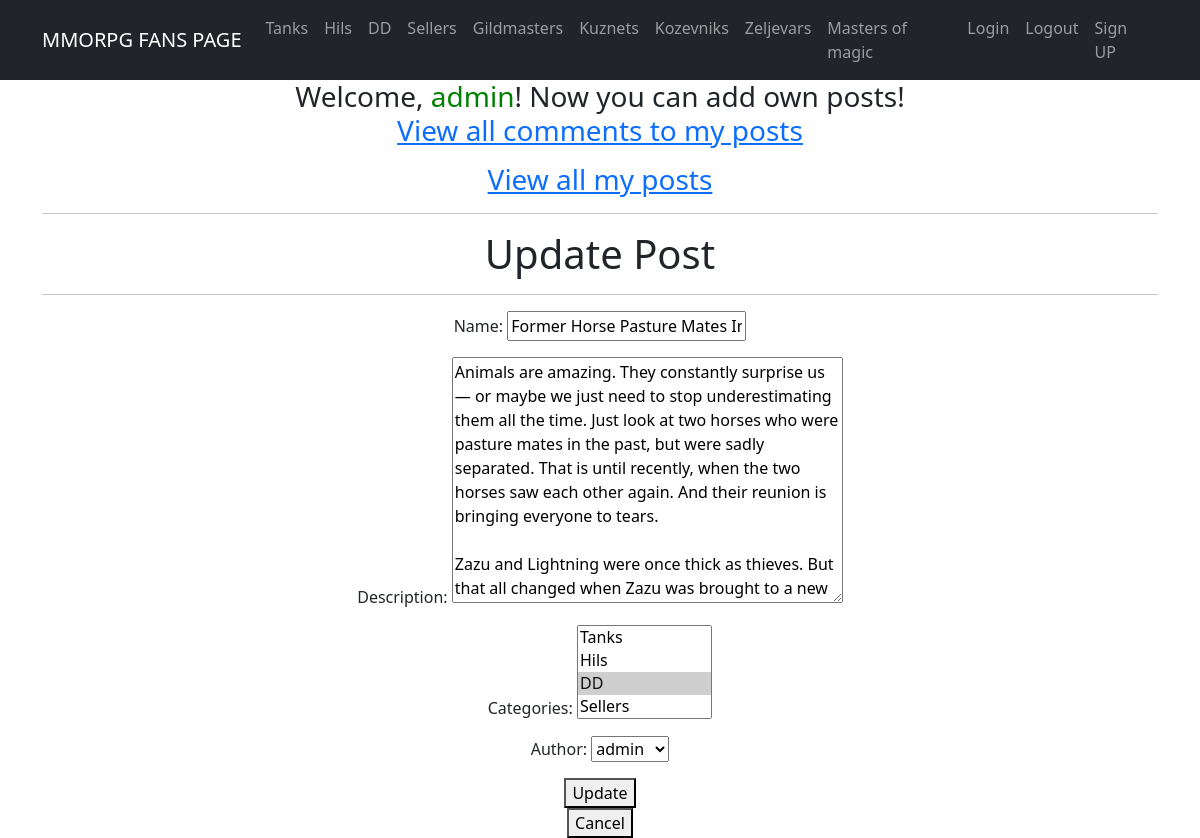
The app's page /posts/6/update (signed in), older data.
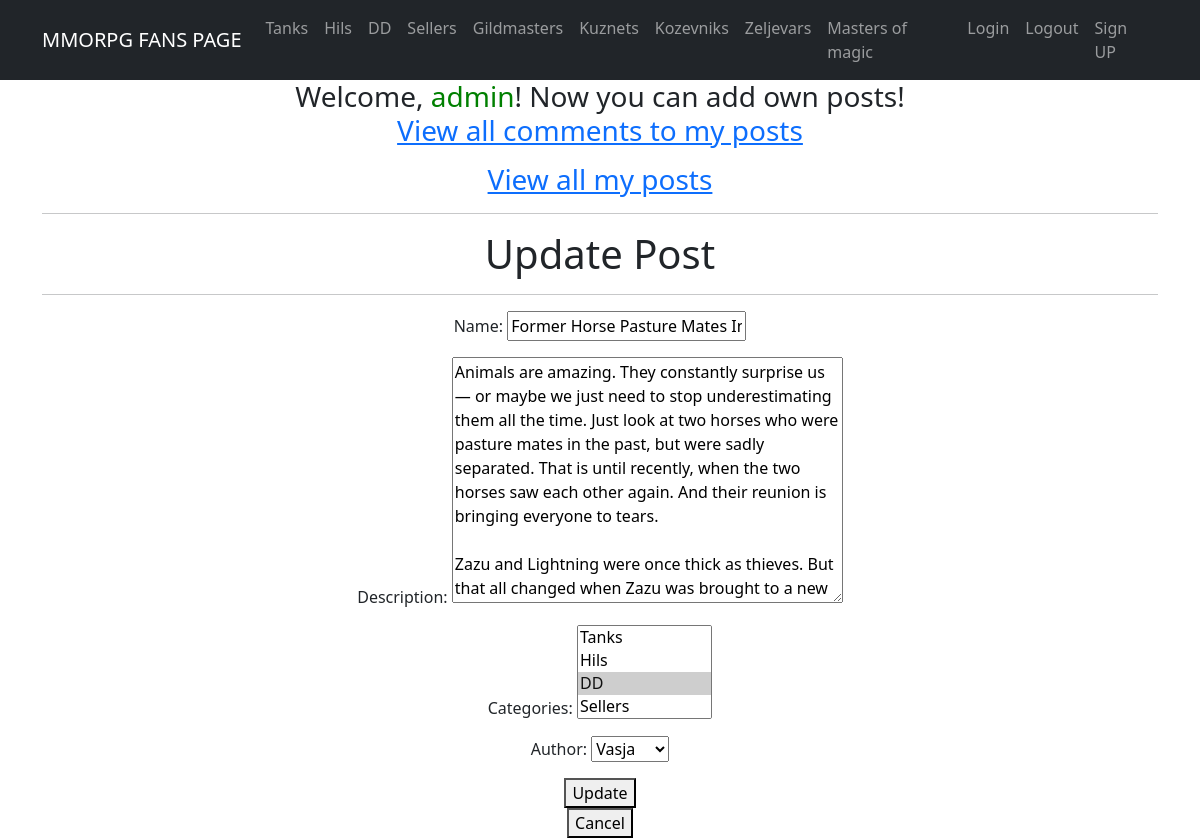
The same page, newer data.
### app/models.py (models this page shows, shortened)
class Post(models.Model):
    name = models.CharField(max_length=150, unique=True)
    description = models.TextField()
    published_date = models.DateTimeField(default=timezone.now)
    author = models.ForeignKey(User, on_delete=models.CASCADE, related_name='posts')
    categories = models.ManyToManyField(Category, related_name='posts')

class Category(models.Model):
    name = models.CharField(max_length=100, unique=True)
    class Meta:
        verbose_name_plural = ('Categories')
    def __str__(self):
        return self.name

### app/views.py (the view)
# urls.py: path('posts/<int:pk>/update', PostUpdate.as_view(), name='post_update'),
class PostUpdate(LoginRequiredMixin, PermissionRequiredMixin, UpdateView):
    permission_required = ('app.change_post',)
    form_class = PostForm
    model = Post
    template_name = 'update_post_form.html'

### app/forms.py (shortened to what this page needs)
class PostForm(forms.ModelForm):
    class Meta:
        model = Post
        fields = [
            'name',
            'description',
            'categories',
            'author'
        ]

### templates/update_post_form.html (shortened to what this page needs)
{% extends 'flatpages/default.html' %}
{% block content %}
<h1>Update Post</h1>
<hr>
<form method="post">
    {{ form.as_p }}
    <button type="submit">Update</button>
</form>
{% if object.pk %}
    <a href="{% url 'post_detail' object.pk %}">
        <button type="button">Cancel</button>
    </a>
{% else %}
    <a href="{% url 'post_list' %}">
        <button type="button">Cancel</button>
    </a>
{% endif %}
{% endblock content %}

Row changes from the older to the newer data that the page shows:
changed Post: author "admin" → "Vasja"
